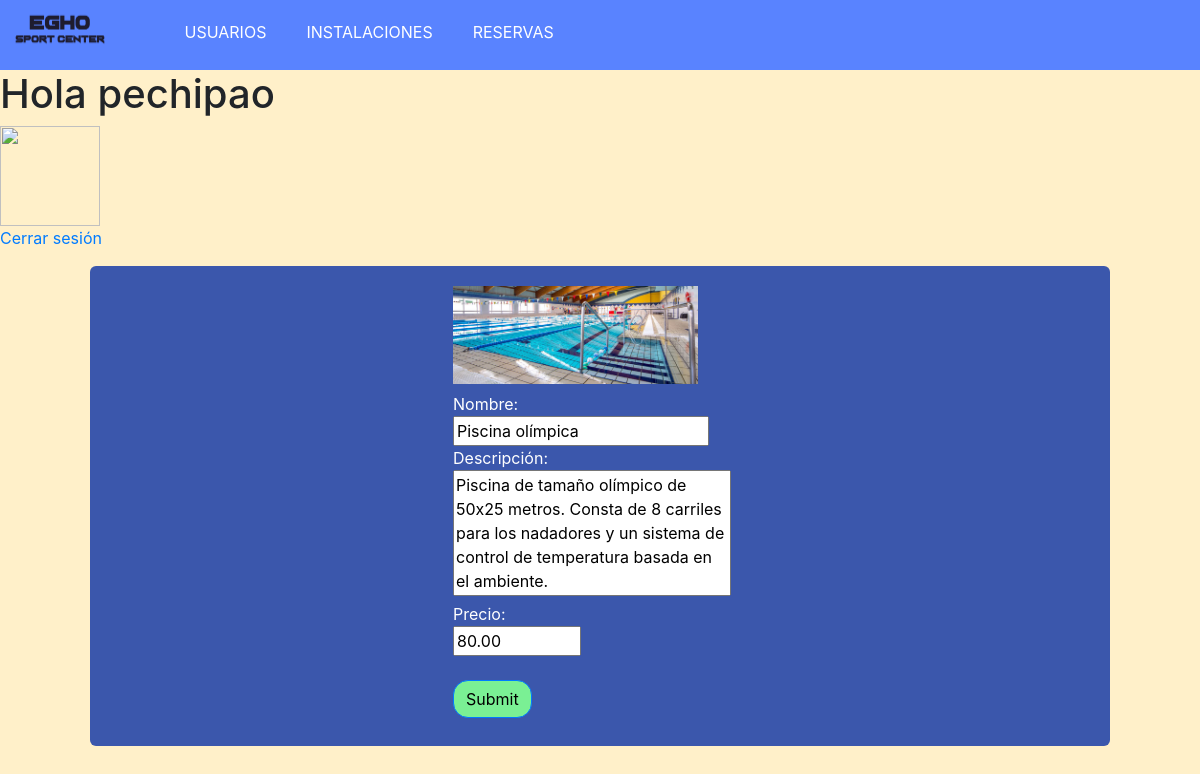
Screenshot of /index.php?action=formModificarInstalacion&id_instalacion=1 (signed in) with the database file from the repository.
### tables this page shows
CREATE TABLE `instalaciones` (
  `id_instalacion` int(11) NOT NULL,
  `nombre` varchar(50) NOT NULL,
  `descripcion` varchar(300) DEFAULT NULL,
  `imagen` varchar(300) DEFAULT NULL,
  `precio` double(5,2) NOT NULL
);

### index.php (called while the page is built, shortened)
<?php
    $controller = new Controller();
    if (isset($_REQUEST['action'])) {
        $action = $_REQUEST['action'];
    } else {
        $action = "formLogin";
    }
    $controller->$action();

### models/DB.php (called while the page is built, shortened)
<?php
    class DB {
        private $db;
        public function __construct() {
            $this->db = new mysqli(DB_HOST, DB_USER, DB_PASSWORD, DB_NAME);
        }
        public function consulta($sql) {
            $arrayResult = array();
            if ($result = $this->db->query($sql)) {
                while ($fila = $result->fetch_object()) {
                    $arrayResult[] = $fila;
                }
            } else {
                $arrayResult = null;
            }
            return $arrayResult;
        }
    }

### models/instalacion.php (called while the page is built, shortened)
<?php
    include_once("DB.php");
    class Instalacion {
        private $db;
        public function __construct() {
            $this->db = new DB();
        }
        public function get($id_instalacion) {
            $result = null;
            $instalacion = $this->db->consulta("SELECT * FROM instalaciones WHERE id_instalacion = '$id_instalacion'");
            if ($instalacion) {
                $result = $instalacion[0];
            }
            return $result;
        }
    }

### vistas/instalacion/formularioModificarInstalacion.php (the view)
<?php
    $instalacion = $data['instalacion'];
    echo '
    <div id="contenedor">
        <form action="index.php" method="post" id="formModificarInstalacion" class="formModificarInstalacion" enctype="multipart/form-data">
            <label for="imagen">
                <img src="imgs/instalaciones/'.$instalacion->imagen.'.png">
            </label>
            <input type="file" name="imagen" id="imagen" value="'.$instalacion->imagen.'"><br>
            Nombre: <br><input type="text" name="nombre" value="'.$instalacion->nombre.'" required><br>
            Descripción: <br><textarea name="descripcion" rows="5" cols="25">'.$instalacion->descripcion.'</textarea><br>
            Precio: <br><input type="number" name="precio" min="1" max="999" value="'.$instalacion->precio.'" step=".01" required><br><br>
            <input type="hidden" name="action" value="modificarInstalacion">
            <input type="hidden" name="id_instalacion" value="'.$instalacion->id_instalacion.'">
            <input type="submit" class="btn btn-primary mb-2">
        </form>
    </div>';

### styles/styles.css (style rules this page uses)
body { background: #FFF0C9 !important; position: relative; overflow-x: hidden; }
#contenedor { width: 85%; height: auto; background: rgb(59, 87, 172); padding: 20px; position: relative; margin-left: auto; margin-right: auto; border-radius: 6px; }
#formModificarInstalacion, #formCrearInstalacion { position: relative; left: 50%; transform: translateX(-30%); width: 50%; color: white; }
#formModificarInstalacion input { position: relative; margin-right: 0%; }
#formModificarInstalacion label img { width: 50%; cursor: pointer; }
#formModificarInstalacion input[type="submit"] { background: #7af094 !important; color: black; transition: all 0.5s ease; border-radius: 15px !important; }
textarea { resize: none !important; }

### rows the page displays
instalaciones: nombre "Piscina olímpica", descripcion "Piscina de tamaño olímpico de 50x25 metros. Consta de 8 carriles para los nadadores y un sistema de control de temperatura basada en el ambiente.", precio "80.00"

### other values shown
$_SESSION["nombre_user"] "pechipao"
